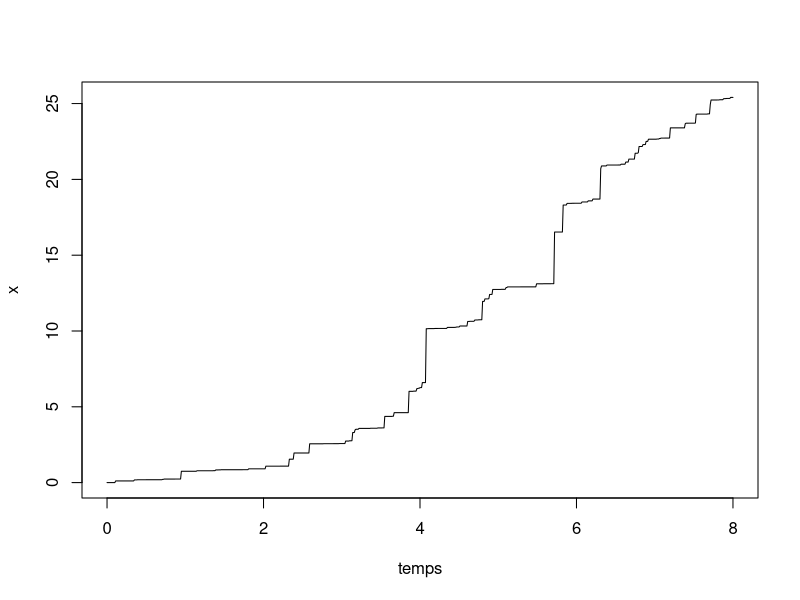
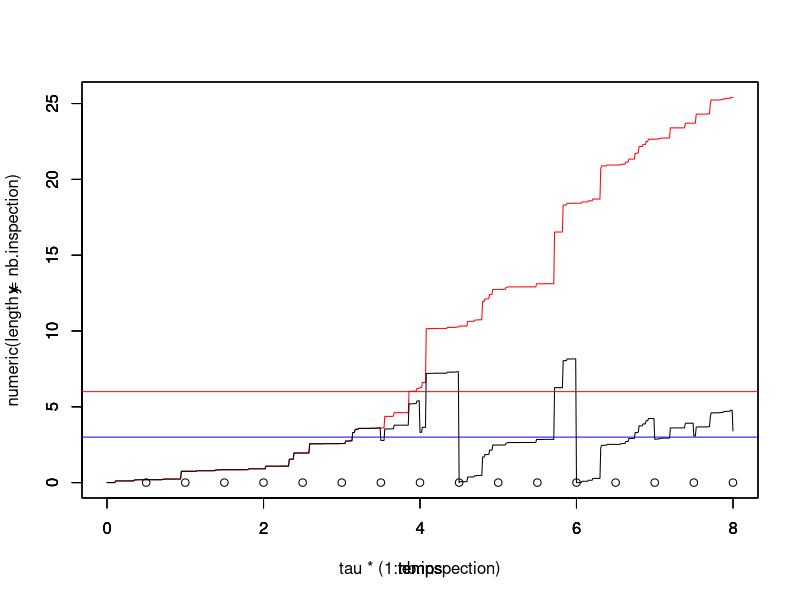

These charts were generated, in order, by the following R code:
library(ggplot2)
library(tidyverse)
tau = 0.5 # intervalle inter-inspection
rho = 0.8 # parametre ARD1
L=3 # seuil pour MP
M=6 # seuil pout MC
tps.final <-8 # fenêtre d'observation du processus

# Simulation d'un processus gamma
pas = 0.01 # pas de temps pour simuler le processus

temps = seq(from = 0,to = tps.final,by = pas)
alpha = 1 # paramètre de forme de Gamma a(t) = alpha t^beta
beta = 1.5 # idem 
b = 1 # paramètre d'échelle de Gamma
n=length(temps)
x=numeric(n) # processus Gamma simulé
y=numeric(n) # processus Gamma maintenu
x[1] = 0

nb.inspection<- floor(tps.final/tau)

obs<-numeric(nb.inspection)

for(i in 2:n){
  x[i] = x[i-1] + rgamma(1,scale = b, shape = alpha*(temps[i]^beta)-temps[i-1]^beta)
}

plot(temps,x,type="l")

# avant la première inspection y=x
y[1:(tau/pas)]<-x[1:(tau/pas)]

# Décision à chaque inspection

ifelse(x[tau/pas+1]<L,y[tau/pas+1]<-x[tau/pas+1],ifelse(x[tau/pas+1]<M,y[tau/pas+1]<-(1-rho)*x[tau/pas+1],y[tau/pas+1]<-0))

obs[1]<-y[tau/pas+1]

j<-1 # indicateur inspection
while (obs[j]<M & j<nb.inspection) {
  y[(j*tau/pas+2):((j+1)*tau/pas+1)]<-y[j*tau/pas+1]+x[(j*tau/pas+2):((j+1)*tau/pas+1)]-x[j*tau/pas+1]
  ifelse(y[(j+1)*tau/pas+1]<L,print("no action"),ifelse(y[(j+1)*tau/pas+1]<M,y[(j+1)*tau/pas+1]<-y[j*tau/pas+1]+(1-rho)*(x[(j+1)*tau/pas+1]-x[j*tau/pas+1]),y[(j+1)*tau/pas+1]<-0))
  obs[j+1]<-y[(j+1)*tau/pas+1]
  j<-j+1
}

df <- data.frame(temps,x,y)
mygraph <- ggplot(df,aes(x = temps)) +  
  geom_line(aes(y = y), color = "darkred") +
  geom_line(aes(y = x), color="steelblue", linetype="twodash") +
  geom_abline(slope = 0,intercept = L,color="blue") +
  geom_abline(slope = 0,intercept = M,color="red")



plot(temps,x,col="red",type="l",ylim = c(0,max(x)),xlim = c(0,8))
par(new=T)
plot(temps,y,type="l",ylim=c(0,max(x)),xlim = c(0,8))
par(new=T)
plot(tau*(1:nb.inspection),numeric(length = nb.inspection),ylim=c(0,max(x)),type="p",xlim = c(0,8))
abline(h=L,col="blue")
abline(h=M,col="red")

#abline(v = tau*(1:nb.inspection))
